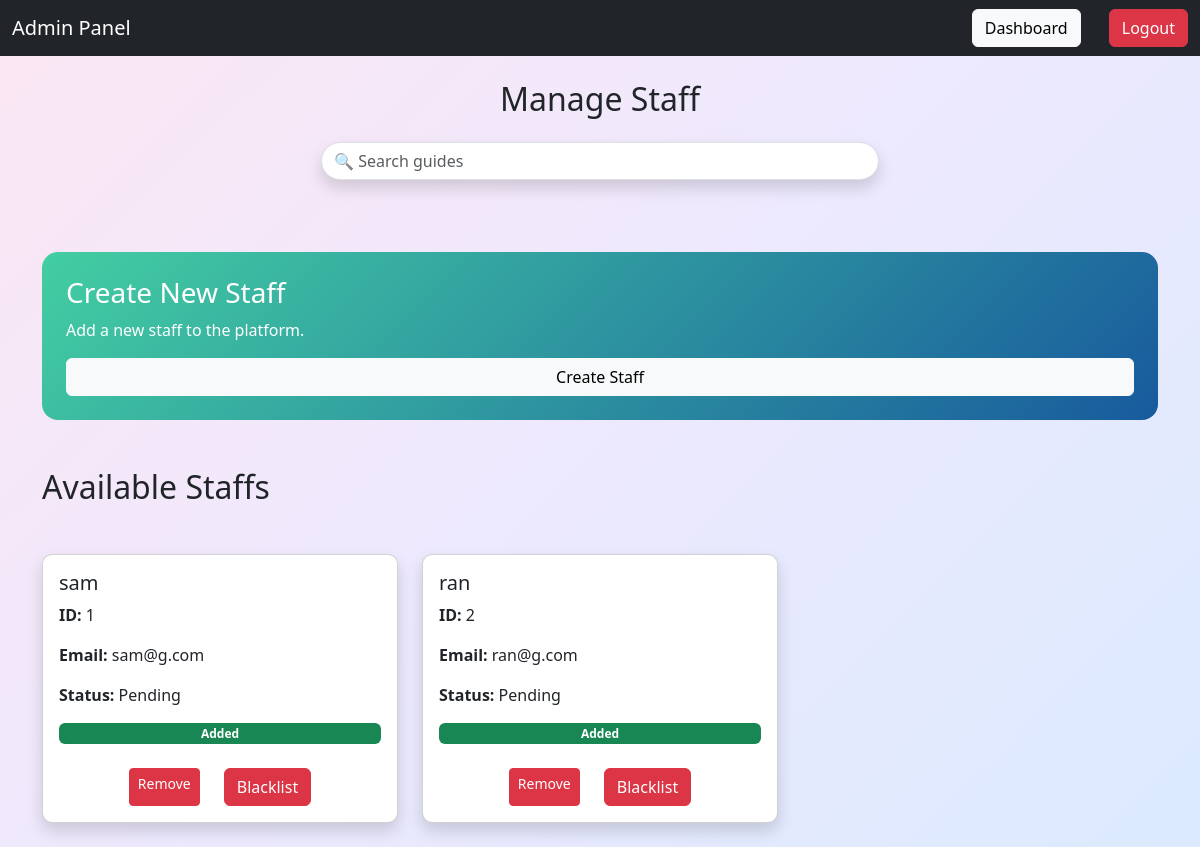
The page /admin/staff on the database its author committed.
### application/model.py (models this page shows)
class Staff(db.Model):
    staff_id=db.Column(db.Integer,primary_key=True)
    staff_name = db.Column(db.String, nullable = False)
    contact_details=db.Column(db.String(15))
    status=db.Column(db.String,default="Pending" )
    email = db.Column(db.String(100), unique=True,nullable = False)
    password = db.Column(db.String(100), nullable=False)
    is_added = db.Column(db.Boolean, default=False)
    is_blacklisted = db.Column(db.Boolean, default=False)
    treks=db.relationship("Trek",backref="staff")

### application/routes.py (the view)
@app.route("/admin/staff")
def admin_staff():
    search = request.args.get("search", "")
    if search:
        staff = Staff.query.filter(
            or_(
                Staff.staff_name.ilike(f"%{search}%"),
                Staff.staff_id == search if search.isdigit() else False
            )
        ).all()
    else:
        staff = Staff.query.all()
    return render_template(
        "admin/staff.html", staff=staff,search=search)

### templates/Admin/staff.html (shortened to what this page needs)
<!DOCTYPE html>
<html lang="en">
<head>
    <link href="https://cdn.jsdelivr.net/npm/bootstrap@5.3.8/dist/css/bootstrap.min.css" rel="stylesheet">
</head>
<body>
<nav class="navbar navbar-expand-lg">
    <div class="container-fluid">
        <a class="navbar-brand">Admin Panel</a>
        <div ms-auto>
        <a href="/admin_dashboard" class="btn btn-light me-2">Dashboard</a>
        <a href="/" class="btn btn-danger ms-3">Logout</a>
            </div>
    </div>
</nav>
<div class="container mt-4">
   <h2 class="mb-4 text-center">Manage Staff</h2>
   <form class="d-flex justify-content-center mt-4" method="GET">
    <input
        class="form-control w-50 rounded-pill shadow"
        type="search"
        name="search"
        value="{{ search }}"
        placeholder="🔍 Search guides"
    >
</form>
<br>
<br>
<br>
{% if search %}
<h2 class="mb-4">Search Results for "{{ search }}"</h2>
{% else %}
<div class="card border-0 rounded-4 text-white p-4"
     style="background: linear-gradient(135deg,#43cea2,#185a9d);">
    <h3> Create New Staff</h3>
    <p>Add a new staff to the platform.</p>
    <a href="/admin/staff/create_staff"
       class="btn btn-light">
        Create Staff
    </a>
</div>
<br>
<br>
<h2 class="mb-4">Available Staffs</h2>
{% endif %}
<br>
    <div class="row">
        {% for s in staff %}
        <div class="col-md-4 mb-4">
            <div class="card shadow p-3">
                <h5>{{ s.staff_name }}</h5>
                <p><strong>ID:</strong> {{ s.staff_id }}</p>
                <p><strong>Email:</strong> {{ s.email }}</p>
                <p><strong>Status:</strong> {{ s.status }}</p>
                {% if s.is_blacklisted %}
                    <span class="badge bg-danger">Blacklisted</span>
                {% else %}
                    <span class="badge bg-success">Added</span>
                {% endif %}
                <br>
                <div class="d-flex justify-content-center gap-4">
                    <a href="/admin/staff/remove/{{ s.staff_id }}" class="btn btn-danger btn-sm">
                        Remove
                    </a>
                {% if s.is_blacklisted  %}
                    <a href="/admin/staff/approve/{{ s.staff_id }}" class="btn btn-secondary btn-success">
                        Approve
                    </a>
                {% else %}
                    <a href="/admin/staff/blacklist/{{ s.staff_id }}" class="btn btn-secondary btn-danger">
                        Blacklist
                    </a>
                {% endif %}
                    </div>
                </div>
            </div>
        {% endfor %}
    </div>
</div>
</body>
</html>

### templates/Admin/staff.html (style rules this page uses)
body { background: linear-gradient( 135deg, #fce7f3, #ede9fe, #dbeafe) }
.navbar { background-color: #212529; }
.navbar-brand, .nav-link { color: white !important; }
.card { border-radius: 10px; }

### rows shown on the page
Staff: staff_name "sam", staff_id "1", email "sam@g.com", status "Pending", is_blacklisted "Added"
Staff: staff_name "ran", staff_id "2", email "ran@g.com", status "Pending", is_blacklisted "Added"
